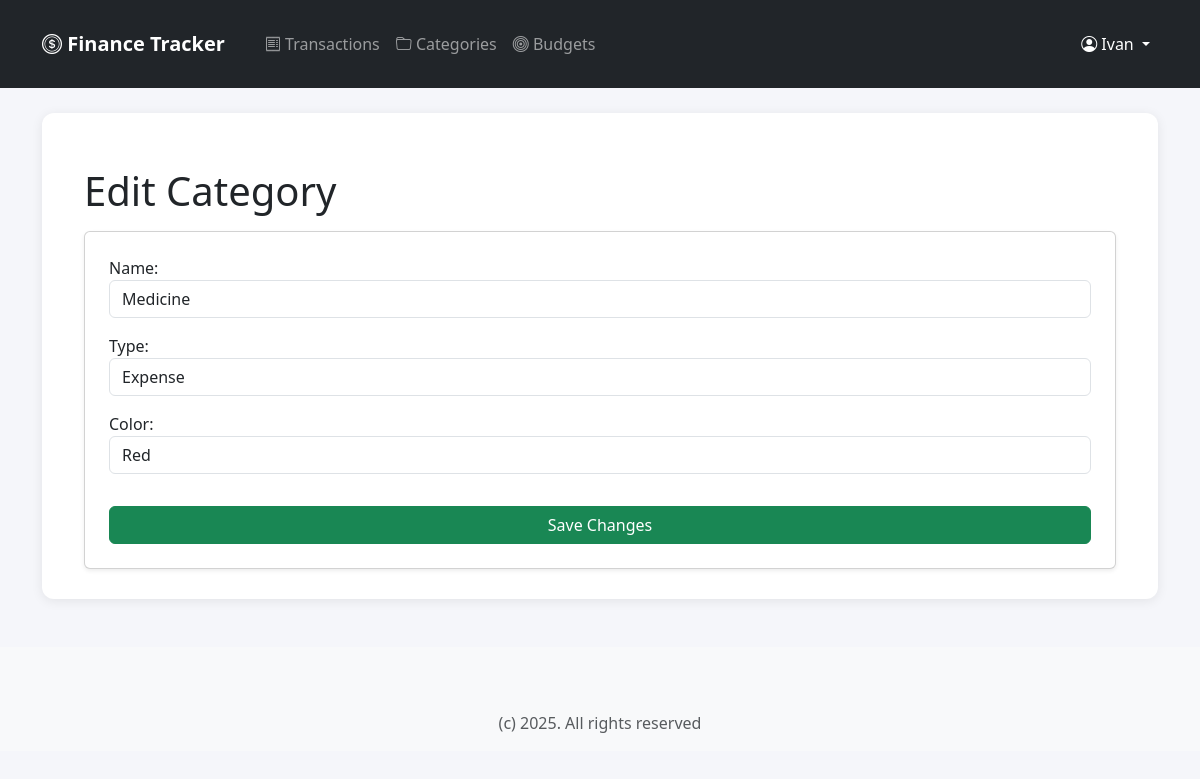
/categories/36/update/ (signed in), run on the app's committed database.
### tracker/models.py (models this page shows, shortened)
class Category(models.Model):
    name = models.CharField(max_length=100)
    type = models.CharField(max_length=100, choices= TYPE_CHOICE)
    color = models.CharField(max_length=7, choices= TYPE_CHOICE2)
    user = models.ForeignKey(User, on_delete=models.CASCADE)

### tracker/views.py (the view)
# urls.py: path('categories/<int:pk>/update/', CategoryUpdateView.as_view(), name='category_update'),
class CategoryUpdateView(LoginRequiredMixin, UpdateView):
    model = Category
    form_class = CategoryForm
    template_name = 'category_form.html'
    success_url = reverse_lazy('category_list')

### tracker/forms.py
class CategoryForm(forms.ModelForm):
    def __init__(self, *args, **kwargs):
        super().__init__(*args, **kwargs)
        for field in self.fields.values():
            field.widget.attrs.update({'class': 'form-control'})
    class Meta:
        model = Category
        fields = ['name', 'type', 'color']
        widgets = {
            'type': forms.Select(attrs={'class': 'form-control'}),
            'color': forms.Select(attrs={'class': 'form-control'})
        }

### templates/category_form.html (shortened to what this page needs)
{% extends 'base.html' %}
{% block content %}
<div class="container mt-4">
    <h1 class="mb-3">
        {% if form.instance.pk %}
            Edit Category
        {% else %}
            New Category
        {% endif %}
    </h1>
    <form method="post" class="card p-4 shadow-sm">
        {{ form.as_p }}
        <button class="btn btn-success mt-3" type="submit">
            {% if form.instance.pk %}
                Save Changes
            {% else %}
                Create Category
            {% endif %}
        </button>
    </form>
</div>
{% endblock %}

### templates/base.html (shortened to what this page needs)
<!DOCTYPE html>
<html lang="en">
<head>
    <link href="https://cdn.jsdelivr.net/npm/bootstrap@5.3.8/dist/css/bootstrap.min.css" rel="stylesheet"
>
    <link rel="stylesheet" href="https://cdn.jsdelivr.net/npm/bootstrap-icons@1.11.1/font/bootstrap-icons.css">
</head>
<body>
<nav class="navbar navbar-expand-lg navbar-dark bg-dark py-4">
    <div class="container">
        <a class="navbar-brand fw-bold" href="/">
            <i class="bi bi-coin"></i> Finance Tracker
        </a>
        {% if user.is_authenticated %}
        <ul class="navbar-nav me-auto ms-3">
            <li class="nav-item">
                <a class="nav-link" href="/transactions/">
                    <i class="bi bi-receipt"></i> Transactions
                </a>
            </li>
            <li class="nav-item">
                <a class="nav-link" href="/categories/">
                    <i class="bi bi-folder"></i> Categories
                </a>
            </li>
            <li class="nav-item">
                <a class="nav-link" href="/budgets/">
                    <i class="bi bi-bullseye"></i> Budgets
                </a>
            </li>
        </ul>
        <ul class="navbar-nav ms-auto">
                <li class="nav-item dropdown">
                    <a class="nav-link dropdown-toggle text-white" href="#" role="button" data-bs-toggle="dropdown">
                        <i class="bi bi-person-circle"></i> {{ user.username }}
                    </a>
                </li>
        {% else %}
                <li class="nav-item">
                    <a class="nav-link text-white" href="{% url 'login' %}">
                        <i class="bi bi-box-arrow-in-right"></i> Login / Register
                    </a>
                </li>
            {% endif %}
        </ul>
    </div>
</nav>
    <main class="container mt-4">
    <div class="content-wrapper">
        {% block content %}
        {% endblock %}
    </div>
    </main>
<footer class="footer mt-5 py-3 bg-light">
    <div class="container text-center mt-5">
        <span class="text-muted">(c) {% now "Y" %}. All rights reserved </span>
    </div>
</footer>
</body>
</html>

### templates/base.html (style rules this page uses)
body { background-color: #f5f6fa; }
.content-wrapper { background: white; padding: 30px; border-radius: 12px; box-shadow: 0 2px 12px rgba(0,0,0,0.08); margin-top: 25px; margin-bottom: 40px; }
.footer { padding: 15px 0; }

### data on the page
Category: name "Medicine", type "Expense", color "Red"

### other printed values
{{ user.username }} "Ivan"
